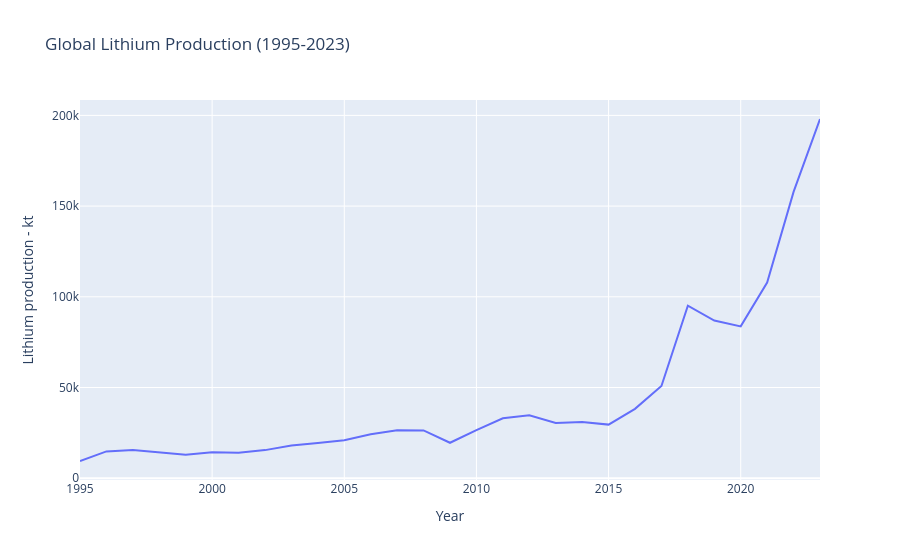
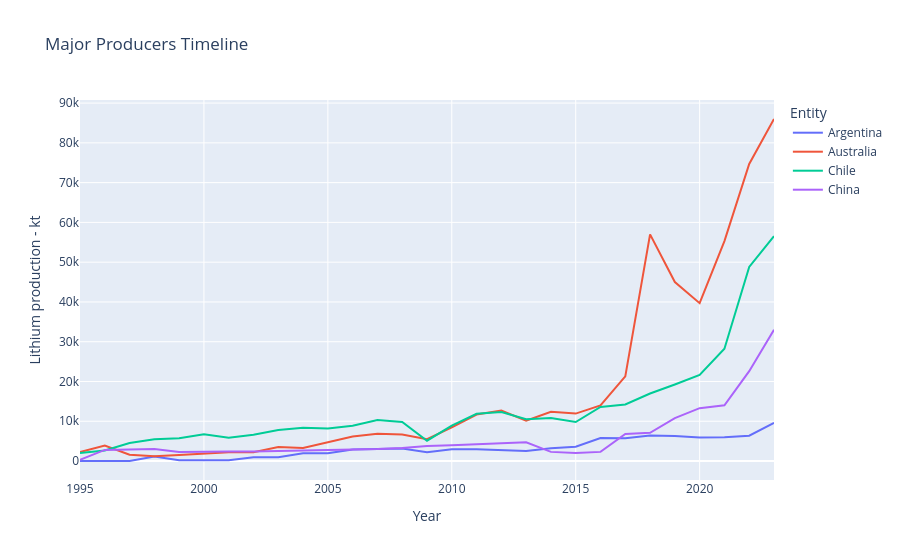

These figures' notebook cell, in order:
### Code cell
import pandas as pd
import plotly.express as px

# Load data
df = pd.read_csv('sustainability_platform/data/lithium-production.csv')

# 1. Global Production Trend
global_df = df[df['Entity'] == 'World']
fig = px.line(global_df, x='Year', y='Lithium production - kt',
              title='Global Lithium Production (1995-2023)')
fig.show()

# 2. Top Producers 2023
latest = df[df['Year'] == 2023].sort_values('Lithium production - kt', ascending=False)[:10]
px.bar(latest, x='Entity', y='Lithium production - kt', 
       title='Top Lithium Producers (2023)')

# 3. Production Growth Analysis
countries = ['Australia', 'Chile', 'China', 'Argentina']
country_df = df[df['Entity'].isin(countries)]
px.line(country_df, x='Year', y='Lithium production - kt',
       color='Entity', title='Major Producers Timeline')

### Figure 1 — Plotly figure (JSON) as saved in the notebook; plotly's stock layout.template omitted (floating-point values rounded to 4 significant figures)
{"data": [{"hovertemplate": "Year=%{x}<br>Lithium production - kt=%{y}<extra></extra>", "legendgroup": "", "line": {"color": "#636efa", "dash": "solid"}, "marker": {"symbol": "circle"}, "mode": "lines", "name": "", "orientation": "v", "showlegend": false, "type": "scatter", "x": [1995, 1996, 1997, 1998, 1999, 2000, 2001, 2002, 2003, 2004, 2005, 2006, 2007, 2008, 2009, 2010, 2011, 2012, 2013, 2014, 2015, 2016, 2017, 2018, 2019, 2020, 2021, 2022, 2023], "xaxis": "x", "y": [9485.0, 14780.0, 15590.0, 14190.0, 12880.0, 14280.0, 14000.0, 15490.0, 18090.0, 19360.0, 20950.0, 24260.0, 26370.0, 26330.0, 19530.0, 26480.0, 33030.0, 34750.0, 30390.0, 30950.0, 29540.0, 38220.0, 50850.0, 95130.0, 86880.0, 83700.0, 107900.0, 157800.0, 198000.0], "yaxis": "y"}], "layout": {"legend": {"tracegroupgap": 0}, "title": {"text": "Global Lithium Production (1995-2023)"}, "xaxis": {"anchor": "y", "domain": [0, 1], "title": {"text": "Year"}}, "yaxis": {"anchor": "x", "domain": [0, 1], "title": {"text": "Lithium production - kt"}}}}

### Figure 2 — Plotly figure (JSON) as saved in the notebook; plotly's stock layout.template omitted (floating-point values rounded to 4 significant figures)
{"data": [{"hovertemplate": "Entity=Argentina<br>Year=%{x}<br>Lithium production - kt=%{y}<extra></extra>", "legendgroup": "Argentina", "line": {"color": "#636efa", "dash": "solid"}, "marker": {"symbol": "circle"}, "mode": "lines", "name": "Argentina", "orientation": "v", "showlegend": true, "type": "scatter", "x": [1995, 1996, 1997, 1998, 1999, 2000, 2001, 2002, 2003, 2004, 2005, 2006, 2007, 2008, 2009, 2010, 2011, 2012, 2013, 2014, 2015, 2016, 2017, 2018, 2019, 2020, 2021, 2022, 2023], "xaxis": "x", "y": [8.0, 8.0, 8.0, 1130.0, 200.0, 200.0, 200.0, 946.0, 960.0, 1970.0, 1980.0, 2900.0, 3000.0, 3170.0, 2220.0, 2950.0, 2950.0, 2700.0, 2500.0, 3200.0, 3600.0, 5800.0, 5700.0, 6400.0, 6300.0, 5900.0, 5967.0, 6378.0, 9600.0], "yaxis": "y"}, {"hovertemplate": "Entity=Australia<br>Year=%{x}<br>Lithium production - kt=%{y}<extra></extra>", "legendgroup": "Australia", "line": {"color": "#EF553B", "dash": "solid"}, "marker": {"symbol": "circle"}, "mode": "lines", "name": "Australia", "orientation": "v", "showlegend": true, "type": "scatter", "x": [1995, 1996, 1997, 1998, 1999, 2000, 2001, 2002, 2003, 2004, 2005, 2006, 2007, 2008, 2009, 2010, 2011, 2012, 2013, 2014, 2015, 2016, 2017, 2018, 2019, 2020, 2021, 2022, 2023], "xaxis": "x", "y": [2233.0, 3882.0, 1577.0, 1180.0, 1506.0, 1826.0, 2226.0, 2204.0, 3500.0, 3301.0, 4839.0, 6190.0, 6836.0, 6676.0, 5504.0, 8465.0, 11700.0, 12700.0, 10120.0, 12370.0, 11930.0, 14000.0, 21300.0, 57000.0, 45000.0, 39700.0, 55300.0, 74700.0, 86000.0], "yaxis": "y"}, {"hovertemplate": "Entity=Chile<br>Year=%{x}<br>Lithium production - kt=%{y}<extra></extra>", "legendgroup": "Chile", "line": {"color": "#00cc96", "dash": "solid"}, "marker": {"symbol": "circle"}, "mode": "lines", "name": "Chile", "orientation": "v", "showlegend": true, "type": "scatter", "x": [1995, 1996, 1997, 1998, 1999, 2000, 2001, 2002, 2003, 2004, 2005, 2006, 2007, 2008, 2009, 2010, 2011, 2012, 2013, 2014, 2015, 2016, 2017, 2018, 2019, 2020, 2021, 2022, 2023], "xaxis": "x", "y": [2000.0, 2664.0, 4555.0, 5463.0, 5705.0, 6738.0, 5883.0, 6620.0, 7827.0, 8341.0, 8206.0, 8877.0, 10320.0, 9819.0, 5118.0, 8880.0, 11890.0, 12330.0, 10510.0, 10830.0, 9810.0, 13600.0, 14230.0, 16970.0, 19240.0, 21630.0, 28240.0, 48820.0, 56530.0], "yaxis": "y"}, {"hovertemplate": "Entity=China<br>Year=%{x}<br>Lithium production - kt=%{y}<extra></extra>", "legendgroup": "China", "line": {"color": "#ab63fa", "dash": "solid"}, "marker": {"symbol": "circle"}, "mode": "lines", "name": "China", "orientation": "v", "showlegend": true, "type": "scatter", "x": [1995, 1996, 1997, 1998, 1999, 2000, 2001, 2002, 2003, 2004, 2005, 2006, 2007, 2008, 2009, 2010, 2011, 2012, 2013, 2014, 2015, 2016, 2017, 2018, 2019, 2020, 2021, 2022, 2023], "xaxis": "x", "y": [320.0, 2800.0, 2900.0, 3000.0, 2300.0, 2400.0, 2400.0, 2400.0, 2500.0, 2630.0, 2820.0, 2820.0, 3010.0, 3290.0, 3760.0, 3950.0, 4140.0, 4500.0, 4700.0, 2300.0, 2000.0, 2300.0, 6800.0, 7100.0, 10800.0, 13300.0, 14000.0, 22600.0, 33000.0], "yaxis": "y"}], "layout": {"legend": {"title": {"text": "Entity"}, "tracegroupgap": 0}, "title": {"text": "Major Producers Timeline"}, "xaxis": {"anchor": "y", "domain": [0, 1], "title": {"text": "Year"}}, "yaxis": {"anchor": "x", "domain": [0, 1], "title": {"text": "Lithium production - kt"}}}}
